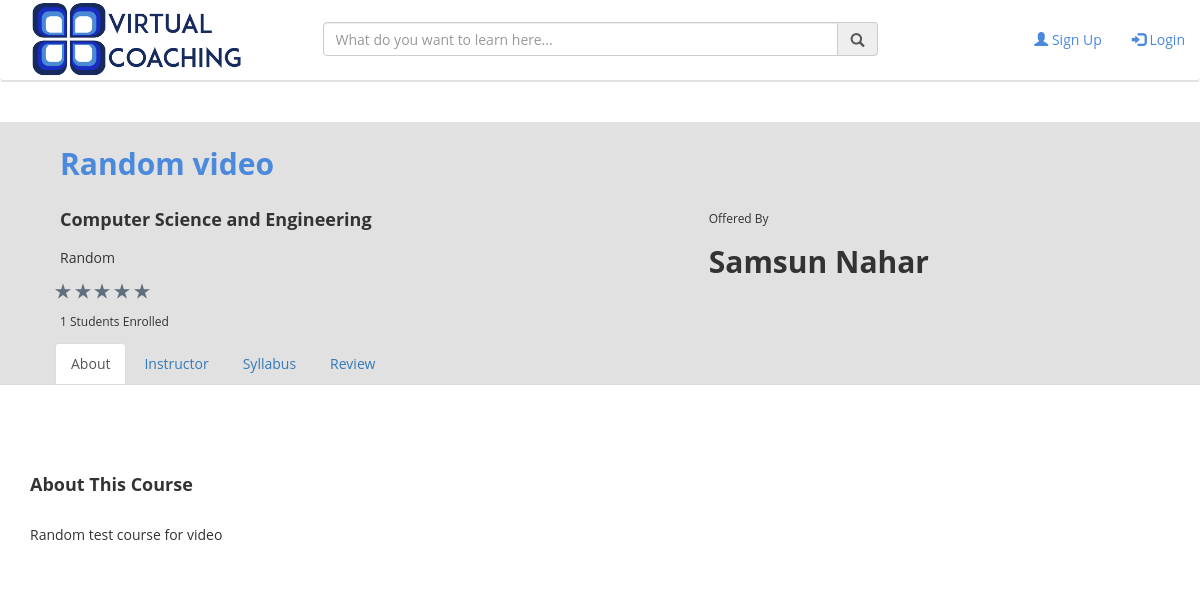
Page /course_details.php?courseid=14 on the committed database.
### tables this page shows
CREATE TABLE `course` (
  `CourseID` int(11) NOT NULL,
  `ChannelID` int(11) DEFAULT NULL,
  `Subject` varchar(100) DEFAULT NULL,
  `Topic` varchar(100) DEFAULT NULL,
  `CourseTitle` varchar(100) DEFAULT NULL,
  `Image` varchar(100) DEFAULT NULL,
  `Date` date DEFAULT NULL,
  `About` text
);

CREATE TABLE `users` (
  `Email` varchar(100) NOT NULL,
  `Name` varchar(100) DEFAULT NULL,
  `Image` varchar(100) DEFAULT 'user.jpg',
  `Password` varchar(100) DEFAULT NULL,
  `DOB` date NOT NULL,
  `Phone` varchar(30) NOT NULL,
  `Address` varchar(255) NOT NULL,
  `Bio` text NOT NULL,
  `Position` varchar(255) NOT NULL,
  `Organization` varchar(255) NOT NULL
);

### course_details.php (the view, shortened to what this page needs)
<?php include "headers/header.php";
if(isset($_GET["courseid"])) {
	$courseid = $_GET["courseid"];
	$qry = "select * from course where CourseID='$courseid'";
	$res = $db_connect->query($qry) or die('bad query');
	$row = $res->fetch_assoc();
	$channelid = $row["ChannelID"];
	$subject = $row["Subject"];
	$topic = $row["Topic"];
	$title = $row["CourseTitle"];
	$about = $row["About"];
	$qry1 = "SELECT avg(review.Rating) from review WHERE review.CourseID='$courseid'";
	$res1 = $db_connect->query($qry1) or die('bad query2');
	$row1 = $res1->fetch_assoc();
	$rating = $row1["avg(review.Rating)"];
	$fullstar = floor($rating+0.5);
	$blankstar = 5 - $fullstar;
	$qry = "select * from users,channel where channel.Email=users.Email && channel.ChannelID='$channelid'";
	$res = $db_connect->query($qry) or die('bad query');
	$row = $res->fetch_assoc();
	$ownername = $row["Name"];
	$qry = "select * from enroll where CourseID='$courseid'";
	$res = $db_connect->query($qry) or die('bad query');
	$totalenrolled = mysqli_num_rows($res);
}
?>
<div class="row"style="background-color:#e1e1e1; margin-right:0px;">
	<div class="col-md-7" style="padding-left:70px;">
		<h2 style="display:inline-block; color:#4a89dc; font-weight:bold; padding:5px;" id="coursetitle"><?php echo $title; ?></h2>
		<h4 style="padding:5px; font-weight:bold;" id="coursesubject"><?php echo $subject; ?></h4>
		<h5 style="padding:5px;" id="coursetopic"><?php echo $topic; ?></h5>
		<?php for($i=0; $i<$blankstar; $i++) { ?>
		<img src="images/starblank.png">
		<?php } ?>
		<h6 style="padding:5px;"><?php echo $totalenrolled; ?> Students Enrolled</h6>
	</div>
	<div class="col-md-5" style="padding-top: 80px;">
		<h6>Offered By</h6>
		<h2 style="font-weight:bold;"><?php echo $ownername; ?></h2>
	</div>
</div>
<ul class="nav nav-tabs" style="padding-left:55px; position:sticky; z-index: +999; top:80px; overflow: hidden; background-color:#e1e1e1;">
	<li id="li-about" class="active" onclick="about()"><a href="#">About</a></li>
	<li id="li-instructor" onclick="instructor()"><a href="#">Instructor</a></li>
	<li id="li-syllabus" onclick="syllabus()"><a href="#">Syllabus</a></li>
	<li id="li-review" onclick="review()"><a href="#">Review</a></li>
</ul>
<div id="aboutpage" class="container"><br><br>
	<div class="row">
		<div class="col-md-12">
			<br><br><h4 style="font-weight:bold;">About This Course</h4><br>
			<div id="courseabout"><?php echo $about; ?></div>
			<br><br>
		</div>
	</div>
</div>
<?php include "headers/footer.php"; ?>

### rows in the picture
course: CourseTitle "Random video", Subject "Computer Science and Engineering", Topic "Random", About "Random test course for video"
users: Name "Samsun Nahar"

### other values in the picture
$totalenrolled "1"
